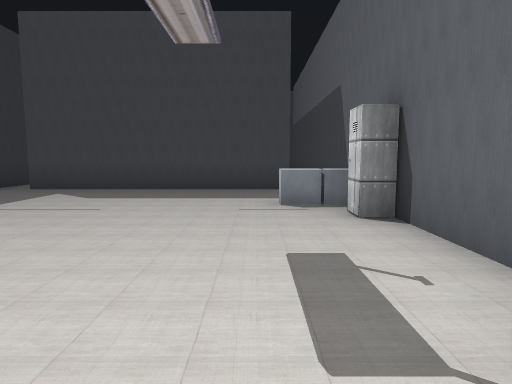
View 1 (above)

13 first-person views from a walk through a Unity game level. The camera is 1.5 m above the floor, tilts 6° down and sees 75° across. The floor is counted in squares, 2 m on a side. Each view is taken from the middle of a square. On the plan, view 1 faces up. The plan holds only what a view shows up to about 11 squares ahead; the rest is blank. The place goes on beyond the plan. The player character is not drawn. Some surface patterns are stand-ins.

View 2
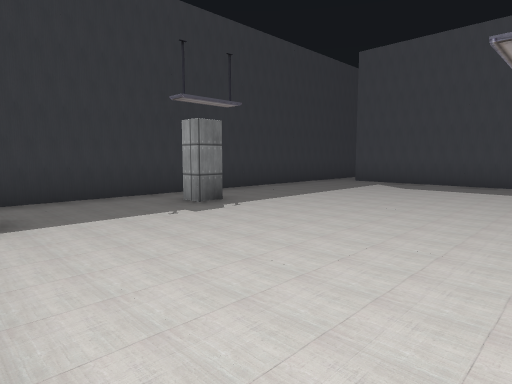

View 3
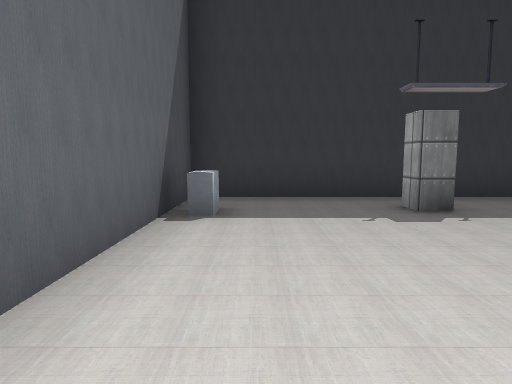

View 4
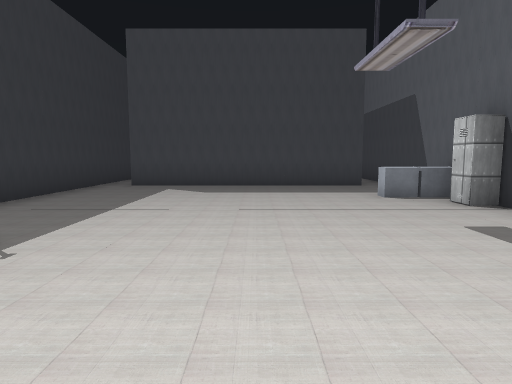

View 5
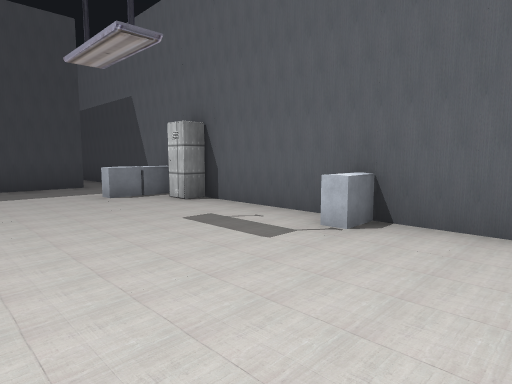

View 6
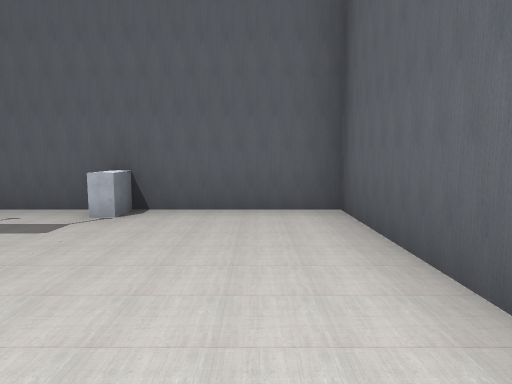

View 7
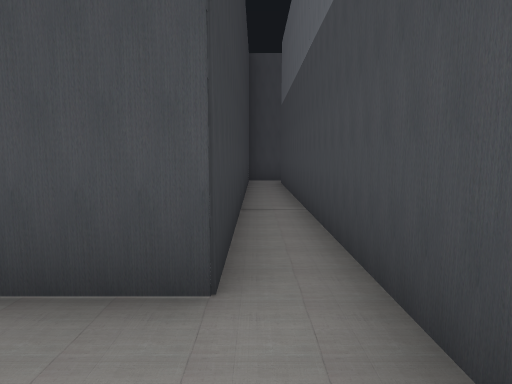

View 8
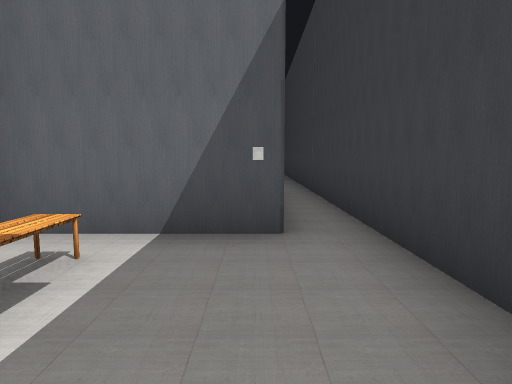

View 9
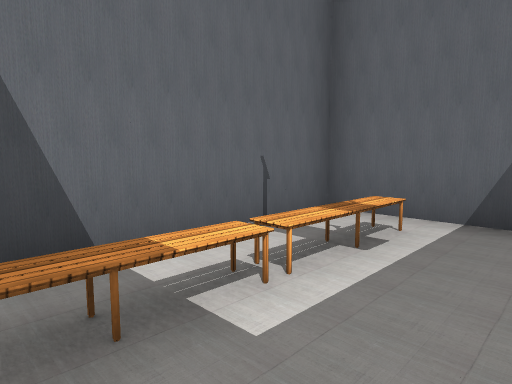

View 10
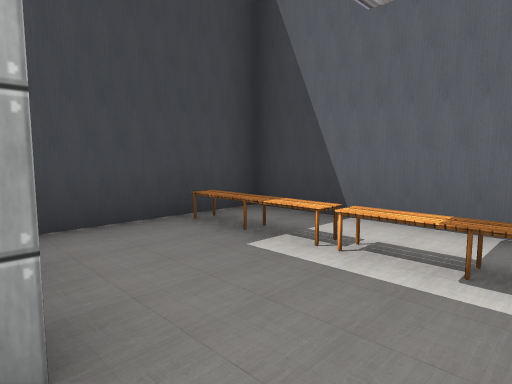

View 11
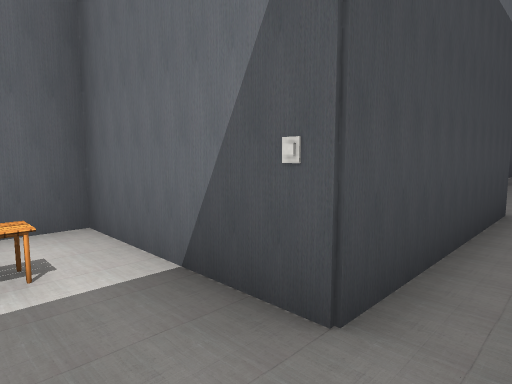

View 12
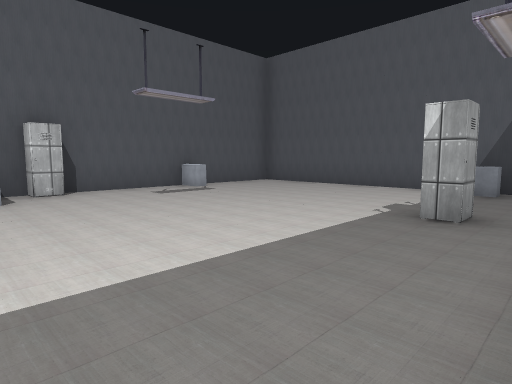

View 13
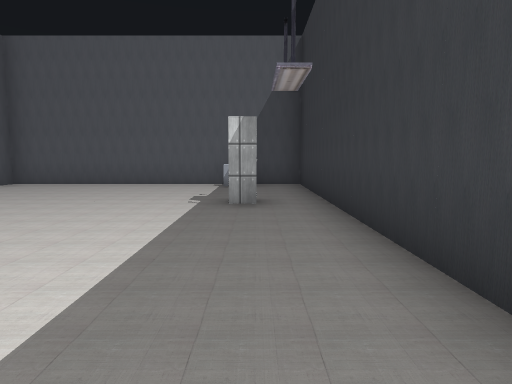

### Floor plan
Points are (right, up) in squares from view 1. A wall is a line through its corners. A room is listed if a view was taken in it or the views show most of it. See-through windows are left out.
Room 1 (views 1, 2, 3, 4, 5, 6, 7, 12, 13)
walls: (1.7, 5.2) (0.4, 5.2) (0.4, 5.6); (1, 1.1) (1.7, 1.1); (1.7, 0.8) (1, 0.7); (-6.2, 11.5) (-6.2, -2.2) (1.7, -2.2) (1.7, 15.8); (0.8, 15.5) (0.8, 7.7) (-5.3, 7.7) (-5.3, 11.6); (1.9, 16.7) (0.7, 16.7)
ways out: opening at (-6, 11) to room 2
objects: locker (-5, 1); locker (1, 4)
Room 2 (views 8, 9, 10, 11)
walls: (-6.2, 13.5) (-6.2, 11.5); (-4.6, 11.8) (-2.3, 11.8) (-2.3, 16.7) (-5.3, 16.7)
ways out: opening at (-6, 11) to room 1
objects: locker (-6, 14); other object (-5, 12); bench (-4, 13) to (-3, 14); bench (-4, 15) to (-3, 16)

Where each view was taken, in squares from view 1:
view 1: 0 up, 0 right, facing up
view 2: 2 down, 0 right, facing up-left
view 3: 1 down, 0 right, facing left
view 4: 1 down, 2 left, facing up
view 5: 1 down, 2 left, facing up-right
view 6: 1 down, 3 left, facing right
view 7: 6 up, 1 right, facing up
view 8: 15 up, 5 left, facing down
view 9: 16 up, 5 left, facing down-right
view 10: 13 up, 6 left, facing up-right
view 11: 13 up, 6 left, facing down-right
view 12: 6 up, 6 left, facing down-right
view 13: 7 up, 5 left, facing down
